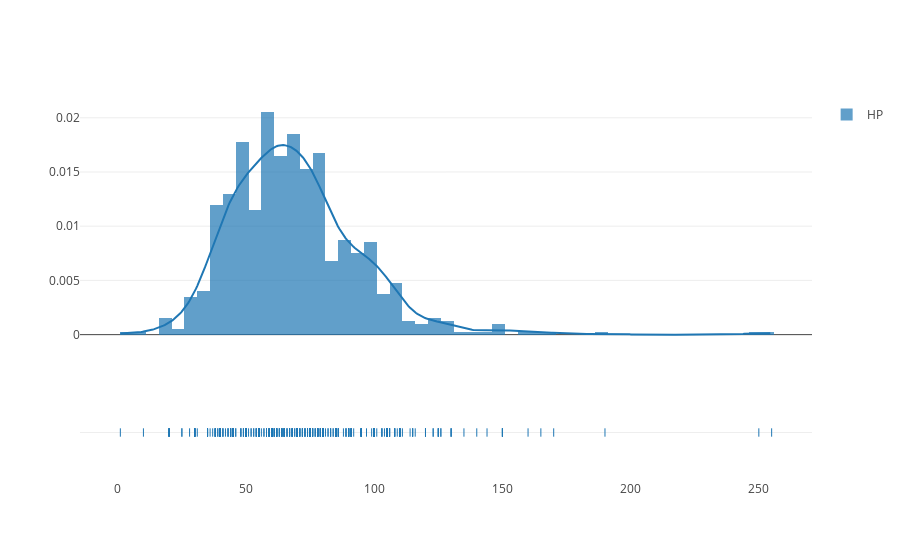

Notebook source saved alongside this figure:
### Code cell
fig = ff.create_distplot([data.HP],['HP'],bin_size=5)
iplot(fig, filename='Basic Distplot')

### Figure 1 — Plotly figure (JSON) as saved in the notebook; plotly's stock layout.template omitted (floating-point values rounded to 4 significant figures; data arrays with more than 128 entries replaced by an {"elided": "..."} marker saying what was removed)
{"data": [{"autobinx": false, "histnorm": "probability density", "legendgroup": "HP", "marker": {"color": "rgb(31, 119, 180)"}, "name": "HP", "opacity": 0.7, "type": "histogram", "uid": "c3cd722d-efd4-4972-ae2e-f00dd7c3cdf4", "x": {"elided": "800 int values"}, "xaxis": "x", "xbins": {"end": 255, "size": 5, "start": 1}, "yaxis": "y"}, {"legendgroup": "HP", "marker": {"color": "rgb(31, 119, 180)"}, "mode": "lines", "name": "HP", "showlegend": false, "type": "scatter", "uid": "e84d1393-59e9-4252-90c9-dfeba382d28f", "x": {"elided": "500 float values"}, "xaxis": "x", "y": {"elided": "500 float values"}, "yaxis": "y"}, {"legendgroup": "HP", "marker": {"color": "rgb(31, 119, 180)", "symbol": "line-ns-open"}, "mode": "markers", "name": "HP", "showlegend": false, "type": "scatter", "uid": "1c294fc5-f5a6-4c51-95a0-83cfbafedff0", "x": {"elided": "800 int values"}, "xaxis": "x", "y": {"elided": "800 str values"}, "yaxis": "y2"}], "layout": {"barmode": "overlay", "hovermode": "closest", "legend": {"traceorder": "reversed"}, "xaxis": {"anchor": "y2", "domain": [0, 1], "zeroline": false}, "yaxis": {"anchor": "free", "domain": [0.35, 1], "position": 0}, "yaxis2": {"anchor": "x", "domain": [0, 0.25], "dtick": 1, "showticklabels": false}}}
